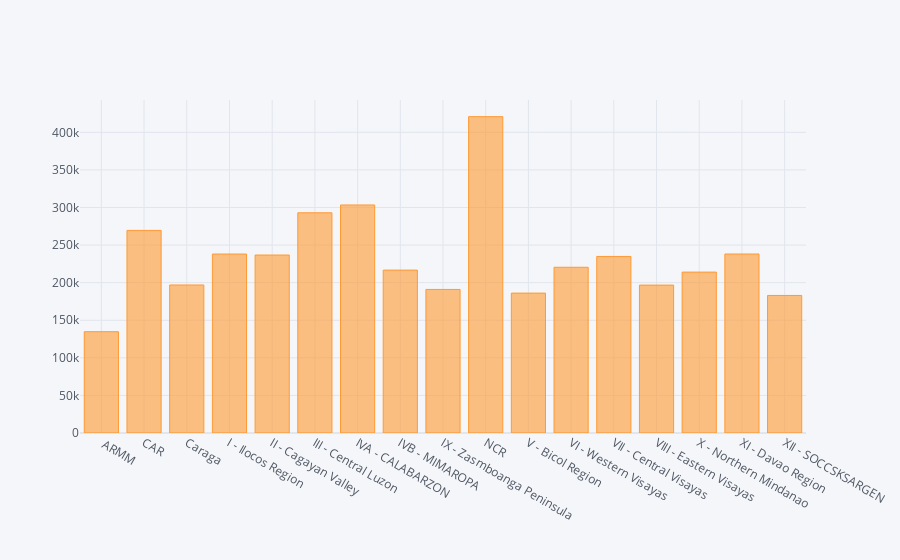

The notebook cell saved with this chart:
### Code cell
income_region.iplot(kind='bar',x='Region', y='Total Household Income')

### Figure 1 — Plotly figure (JSON) as saved in the notebook; plotly's stock layout.template omitted (floating-point values rounded to 4 significant figures)
{"data": [{"marker": {"color": "rgba(255, 153, 51, 0.6)", "line": {"color": "rgba(255, 153, 51, 1.0)", "width": 1}}, "name": "Total Household Income", "orientation": "v", "text": "", "type": "bar", "x": [" ARMM", "CAR", "Caraga", "I - Ilocos Region", "II - Cagayan Valley", "III - Central Luzon", "IVA - CALABARZON", "IVB - MIMAROPA", "IX - Zasmboanga Peninsula", "NCR", "V - Bicol Region", "VI - Western Visayas", "VII - Central Visayas", "VIII - Eastern Visayas", "X - Northern Mindanao", "XI - Davao Region", "XII - SOCCSKSARGEN"], "y": [134700.0, 269500.0, 196900.0, 238100.0, 236800.0, 293000.0, 303400.0, 216700.0, 191000.0, 420900.0, 186100.0, 220500.0, 234900.0, 196700.0, 214100.0, 238100.0, 183000.0]}], "layout": {"legend": {"bgcolor": "#F5F6F9", "font": {"color": "#4D5663"}}, "paper_bgcolor": "#F5F6F9", "plot_bgcolor": "#F5F6F9", "title": {"font": {"color": "#4D5663"}}, "xaxis": {"gridcolor": "#E1E5ED", "showgrid": true, "tickfont": {"color": "#4D5663"}, "title": {"font": {"color": "#4D5663"}, "text": ""}, "zerolinecolor": "#E1E5ED"}, "yaxis": {"gridcolor": "#E1E5ED", "showgrid": true, "tickfont": {"color": "#4D5663"}, "title": {"font": {"color": "#4D5663"}, "text": ""}, "zerolinecolor": "#E1E5ED"}}}
